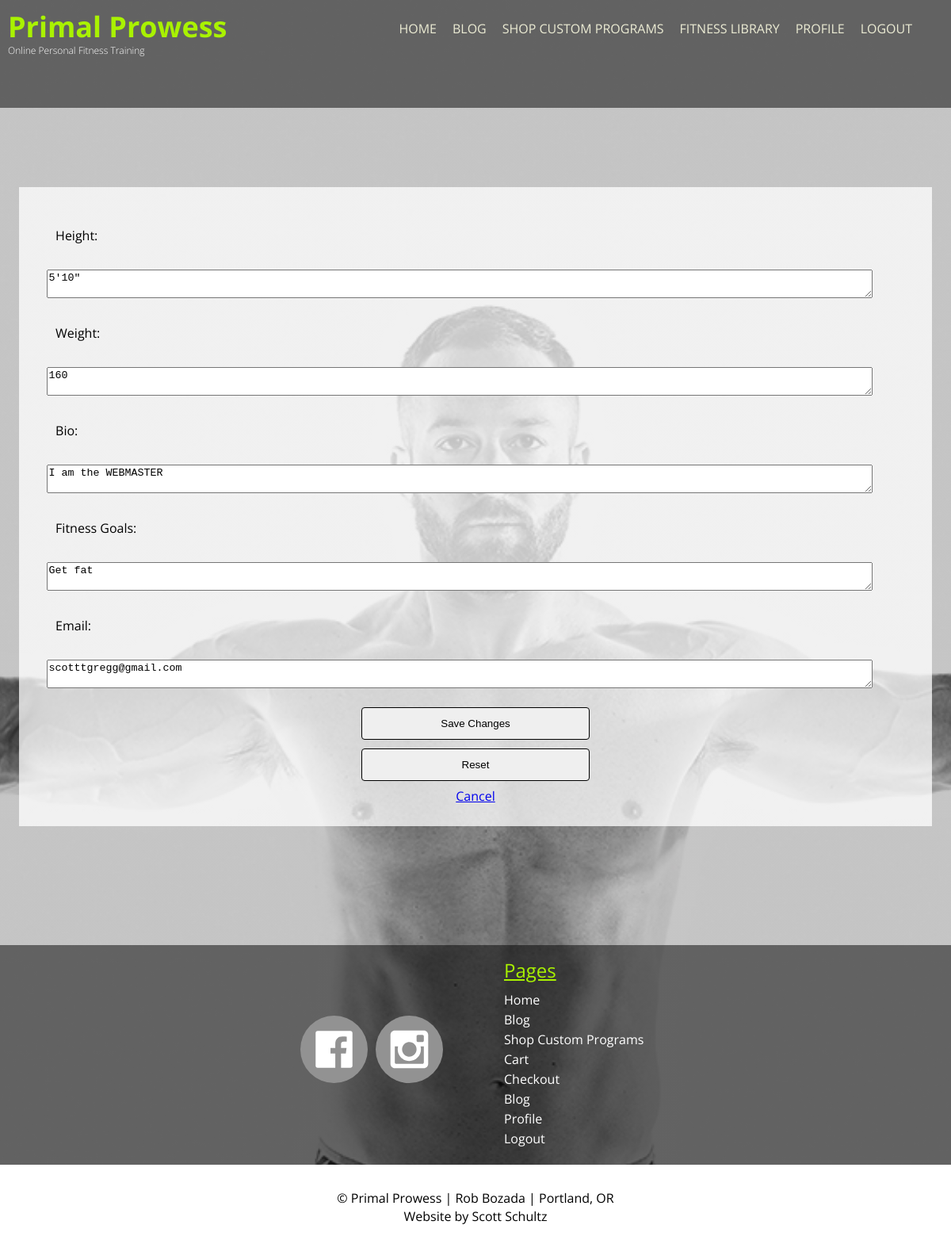
Screenshot of /accounts/profile_edit/ (signed in) with the database file from the repository.
### accounts/models.py (models this page shows, shortened)
class User(AbstractUser):
    first_name = models.CharField(max_length=30)
    last_name = models.CharField(max_length=30)
    bio = models.TextField()
    email = models.CharField(max_length=30)
    height = models.CharField(max_length=30, blank=True)
    weight = models.CharField(max_length=30, blank=True)
    goals = models.CharField(max_length=500, blank=True)
    profile_img = models.ImageField(upload_to=profile_img_uh, blank=True, null=True)

### accounts/views.py (the view, shortened to what this page needs)
# urls.py: path('profile_edit/', views.profile_edit, name='profile_edit'),
def profile_edit(request):
    return render(request, "accounts/profile_edit.html")

### accounts/templates/accounts/profile_edit.html (shortened to what this page needs)
{% extends 'base.html' %}
{% load accounts_tags %}
{% block content %}
    <main class="profile_edit">
        <div class="profile_edit">
            <form id="edit_profile_form" role="form" enctype="multipart/form-data" method="post">
                <label class="h_and_w edit_profile">Height:</label>
                <textarea class="edit_profile" name="height" id="height" form="edit_profile_form">{{ user.height }}</textarea>
                <label class="h_and_w edit_profile">Weight:</label>
                <textarea class="edit_profile" name="weight" id="weight" form="edit_profile_form">{{ user.weight }}</textarea>
                <label class="bio edit_profile">Bio:</label>
                <textarea class="edit_profile" name="bio" id="bio" form="edit_profile_form">{{ user.bio }}</textarea>
                <label class="h_and_w edit_profile">Fitness Goals:</label>
                <textarea class="edit_profile" name="goals" id="goals" form="edit_profile_form">{{ user.goals }}</textarea>
                <label class="email edit_profile">Email:</label>
                <textarea class="edit_profile" name="email" id="email" form="edit_profile_form">{{ user.email }}</textarea>
                <div class="buttons save reset">
                    <input class="btn btn-primary" value="Save Changes" type="submit">
                    <input class="btn btn-default" value="Reset" type="reset">
                    <p class="cancel"><a class="cancel" href="{% url 'profile' %}">Cancel</a></p>
                </div>
            </form>
        </div>
    </main>
{% endblock %}

### accounts/static/styles/style.css (style rules this page uses)
body { background: linear-gradient(rgba(64, 64, 64, 0.3), rgba(64, 64, 64, 0.3)), url("/static/accounts/img/rob_correct_crop.jpg"); background-repeat: no-repeat; background-attachment: fixed; background-position: center; background-size: cover; font-family: 'Open Sans', sans-serif; }
main { margin: 0; }
label { margin: 2% 4%; display: block; }
textarea { margin: 10px 10px; width: 90%; height: auto; }
form p.cancel { display: block; text-align: center; }
form input.btn { width: 25%; display: block; margin: 11px auto; float: none; }
form input { width: 30%; padding: 12px 2px; margin: 0 4% 3% 4%; display: inline-block; border: 1px solid black; box-sizing: border-box; border-radius: 4px; cursor: pointer; }
form textarea { height: 100px; margin: 1% 3% 1% 3%; }
form textarea.edit_profile { height: 30px; }
main.profile_edit div.profile_edit { margin: -400px 2% 0 2%; background-color: rgba(255, 255, 255, 0.75); padding: 30px 0 30px 0; }

### rows the page displays
User: height "5'10\"", weight "160", bio "I am the WEBMASTER", goals "Get fat", email "scotttgregg@gmail.com"
